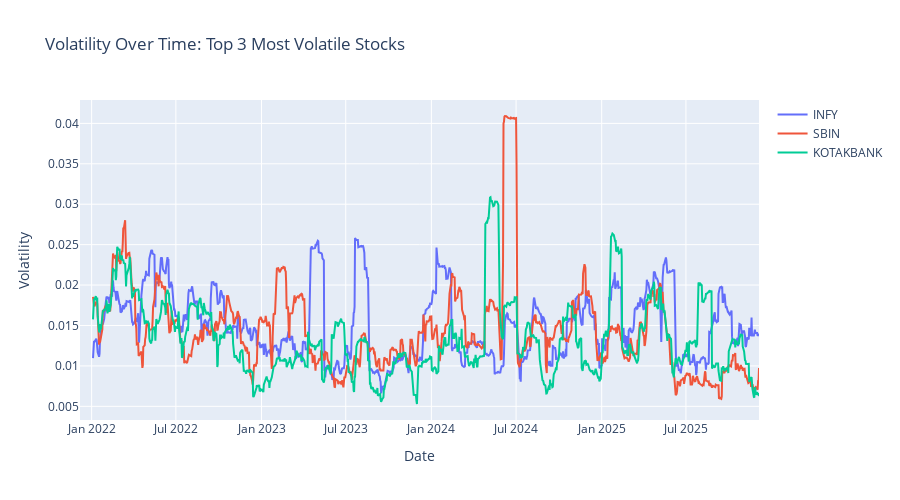

This figure's notebook cell:
### Markdown cell above
### Q 2: Which stock is most volatile (risky)?

### Code cell
avg_volatility = df.groupby('Stock')['Volatility'].mean().sort_values(ascending=False)

print("Average Volatility (20-day rolling):\n")
print(avg_volatility)

top_3_volatile = avg_volatility.head(3).index #lets see for top 3 volatile stocks

fig = go.Figure()

for stock in top_3_volatile:
    stock_data = df[df['Stock'] == stock].sort_values('Date')
    fig.add_trace(go.Scatter(
        x=stock_data['Date'],
        y=stock_data['Volatility'],
        name=stock,
        mode='lines'
    ))

fig.update_layout(
    title='Volatility Over Time: Top 3 Most Volatile Stocks',
    xaxis_title='Date',
    yaxis_title='Volatility',
    height=500
)

fig.show()

### Figure 1 — Plotly figure (JSON) as saved in the notebook; plotly's stock layout.template omitted (floating-point values rounded to 4 significant figures; data arrays with more than 128 entries replaced by an {"elided": "..."} marker saying what was removed)
{"data": [{"mode": "lines", "name": "INFY", "type": "scatter", "x": {"elided": "991 str values"}, "y": {"elided": "991 float values"}}, {"mode": "lines", "name": "SBIN", "type": "scatter", "x": {"elided": "991 str values"}, "y": {"elided": "991 float values"}}, {"mode": "lines", "name": "KOTAKBANK", "type": "scatter", "x": {"elided": "991 str values"}, "y": {"elided": "991 float values"}}], "layout": {"height": 500, "title": {"text": "Volatility Over Time: Top 3 Most Volatile Stocks"}, "xaxis": {"title": {"text": "Date"}}, "yaxis": {"title": {"text": "Volatility"}}}}
